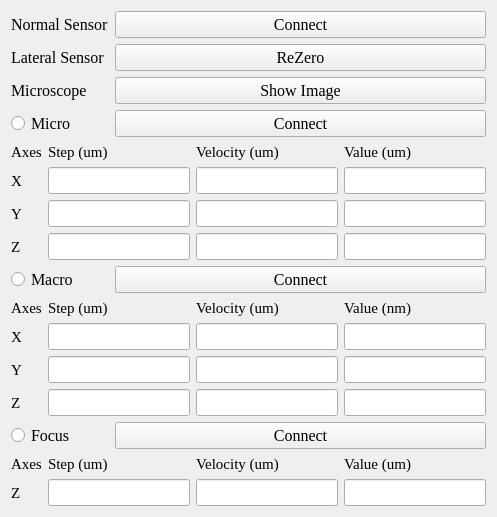
      <widget class="QWidget" name="Manual">
       <property name="font">
        <font>
         <family>Arial</family>
         <pointsize>12</pointsize>
        </font>
       </property>
       <attribute name="title">
        <string>Manual</string>
       </attribute>
       <layout class="QFormLayout" name="formLayout">
        <item row="0" column="0">
         <widget class="QLabel" name="label">
          <property name="sizePolicy">
           <sizepolicy hsizetype="Expanding" vsizetype="Expanding">
            <horstretch>0</horstretch>
            <verstretch>0</verstretch>
           </sizepolicy>
          </property>
          <property name="font">
           <font>
            <family>Times New Roman</family>
            <pointsize>12</pointsize>
           </font>
          </property>
          <property name="text">
           <string>Normal Sensor</string>
          </property>
         </widget>
        </item>
        <item row="0" column="1">
         <widget class="QPushButton" name="ConnectNorm">
          <property name="sizePolicy">
           <sizepolicy hsizetype="Expanding" vsizetype="Expanding">
            <horstretch>0</horstretch>
            <verstretch>0</verstretch>
           </sizepolicy>
          </property>
          <property name="font">
           <font>
            <family>Times New Roman</family>
            <pointsize>12</pointsize>
           </font>
          </property>
          <property name="text">
           <string>Connect</string>
          </property>
         </widget>
        </item>
        <item row="1" column="0">
         <widget class="QLabel" name="label_2">
          <property name="sizePolicy">
           <sizepolicy hsizetype="Expanding" vsizetype="Expanding">
            <horstretch>0</horstretch>
            <verstretch>0</verstretch>
           </sizepolicy>
          </property>
          <property name="font">
           <font>
            <family>Times New Roman</family>
            <pointsize>12</pointsize>
           </font>
          </property>
          <property name="text">
           <string>Lateral Sensor</string>
          </property>
         </widget>
        </item>
        <item row="1" column="1">
         <widget class="QPushButton" name="ConnectLater">
          <property name="sizePolicy">
           <sizepolicy hsizetype="Expanding" vsizetype="Expanding">
            <horstretch>0</horstretch>
            <verstretch>0</verstretch>
           </sizepolicy>
          </property>
          <property name="font">
           <font>
            <family>Times New Roman</family>
            <pointsize>12</pointsize>
           </font>
          </property>
          <property name="text">
           <string>ReZero</string>
          </property>
         </widget>
        </item>
        <item row="2" column="0">
         <widget class="QLabel" name="label_21">
          <property name="sizePolicy">
           <sizepolicy hsizetype="Expanding" vsizetype="Expanding">
            <horstretch>0</horstretch>
            <verstretch>0</verstretch>
           </sizepolicy>
          </property>
          <property name="font">
           <font>
            <family>Times New Roman</family>
            <pointsize>12</pointsize>
           </font>
          </property>
          <property name="text">
           <string>Microscope</string>
          </property>
         </widget>
        </item>
        <item row="2" column="1">
         <widget class="QPushButton" name="ShowImage">
          <property name="sizePolicy">
           <sizepolicy hsizetype="Expanding" vsizetype="Expanding">
            <horstretch>0</horstretch>
            <verstretch>0</verstretch>
           </sizepolicy>
          </property>
          <property name="font">
           <font>
            <family>Times New Roman</family>
            <pointsize>12</pointsize>
           </font>
          </property>
          <property name="text">
           <string>Show Image</string>
          </property>
         </widget>
        </item>
        <item row="3" column="0">
         <widget class="QRadioButton" name="SelectMicro">
          <property name="sizePolicy">
           <sizepolicy hsizetype="Expanding" vsizetype="Expanding">
            <horstretch>0</horstretch>
            <verstretch>0</verstretch>
           </sizepolicy>
          </property>
          <property name="font">
           <font>
            <family>Times New Roman</family>
            <pointsize>12</pointsize>
           </font>
          </property>
          <property name="text">
           <string>Micro</string>
          </property>
         </widget>
        </item>
        <item row="3" column="1">
         <widget class="QPushButton" name="ConnectMicro">
          <property name="sizePolicy">
           <sizepolicy hsizetype="Expanding" vsizetype="Expanding">
            <horstretch>0</horstretch>
            <verstretch>0</verstretch>
           </sizepolicy>
          </property>
          <property name="font">
           <font>
            <family>Times New Roman</family>
            <pointsize>12</pointsize>
           </font>
          </property>
          <property name="text">
           <string>Connect</string>
          </property>
         </widget>
        </item>
        <item row="4" column="0" colspan="2">
         <layout class="QGridLayout" name="gridLayout_2">
          <item row="0" column="2">
           <widget class="QLabel" name="label_4">
            <property name="sizePolicy">
             <sizepolicy hsizetype="Expanding" vsizetype="Expanding">
              <horstretch>0</horstretch>
              <verstretch>0</verstretch>
             </sizepolicy>
            </property>
            <property name="font">
             <font>
              <family>Times New Roman</family>
              <pointsize>11</pointsize>
             </font>
            </property>
            <property name="text">
             <string>Step (um)</string>
            </property>
           </widget>
          </item>
          <item row="1" column="0">
           <widget class="QLabel" name="label_7">
            <property name="sizePolicy">
             <sizepolicy hsizetype="Expanding" vsizetype="Expanding">
              <horstretch>0</horstretch>
              <verstretch>0</verstretch>
             </sizepolicy>
            </property>
            <property name="font">
             <font>
              <family>Times New Roman</family>
              <pointsize>11</pointsize>
             </font>
            </property>
            <property name="text">
             <string>X</string>
            </property>
           </widget>
          </item>
          <item row="2" column="4">
           <widget class="QLineEdit" name="ValueMicroY">
            <property name="sizePolicy">
             <sizepolicy hsizetype="Expanding" vsizetype="Expanding">
              <horstretch>0</horstretch>
              <verstretch>0</verstretch>
             </sizepolicy>
            </property>
           </widget>
          </item>
          <item row="0" column="0">
           <widget class="QLabel" name="label_3">
            <property name="sizePolicy">
             <sizepolicy hsizetype="Expanding" vsizetype="Expanding">
              <horstretch>0</horstretch>
              <verstretch>0</verstretch>
             </sizepolicy>
            </property>
            <property name="font">
             <font>
              <family>Times New Roman</family>
              <pointsize>11</pointsize>
             </font>
            </property>
            <property name="text">
             <string>Axes</string>
            </property>
           </widget>
          </item>
          <item row="2" column="0">
           <widget class="QLabel" name="label_8">
            <property name="sizePolicy">
             <sizepolicy hsizetype="Expanding" vsizetype="Expanding">
              <horstretch>0</horstretch>
              <verstretch>0</verstretch>
             </sizepolicy>
            </property>
            <property name="font">
             <font>
              <family>Times New Roman</family>
              <pointsize>11</pointsize>
             </font>
            </property>
            <property name="text">
             <string>Y</string>
            </property>
           </widget>
          </item>
          <item row="3" column="4">
           <widget class="QLineEdit" name="ValueMicroZ">
            <property name="sizePolicy">
             <sizepolicy hsizetype="Expanding" vsizetype="Expanding">
              <horstretch>0</horstretch>
              <verstretch>0</verstretch>
             </sizepolicy>
            </property>
           </widget>
          </item>
          <item row="1" column="2">
           <widget class="QLineEdit" name="StepMicroX">
            <property name="sizePolicy">
             <sizepolicy hsizetype="Expanding" vsizetype="Expanding">
              <horstretch>0</horstretch>
              <verstretch>0</verstretch>
             </sizepolicy>
            </property>
           </widget>
          </item>
          <item row="3" column="0">
           <widget class="QLabel" name="label_9">
            <property name="sizePolicy">
             <sizepolicy hsizetype="Expanding" vsizetype="Expanding">
              <horstretch>0</horstretch>
              <verstretch>0</verstretch>
             </sizepolicy>
            </property>
            <property name="font">
             <font>
              <family>Times New Roman</family>
              <pointsize>11</pointsize>
             </font>
            </property>
            <property name="text">
             <string>Z</string>
            </property>
           </widget>
          </item>
          <item row="0" column="4">
           <widget class="QLabel" name="label_6">
            <property name="sizePolicy">
             <sizepolicy hsizetype="Expanding" vsizetype="Expanding">
              <horstretch>0</horstretch>
              <verstretch>0</verstretch>
             </sizepolicy>
            </property>
            <property name="font">
             <font>
              <family>Times New Roman</family>
              <pointsize>11</pointsize>
             </font>
            </property>
            <property name="text">
             <string>Value (um)</string>
            </property>
           </widget>
          </item>
          <item row="1" column="3">
           <widget class="QLineEdit" name="VelMicroX">
            <property name="sizePolicy">
             <sizepolicy hsizetype="Expanding" vsizetype="Expanding">
              <horstretch>0</horstretch>
              <verstretch>0</verstretch>
             </sizepolicy>
            </property>
           </widget>
          </item>
          <item row="0" column="3">
           <widget class="QLabel" name="label_5">
            <property name="sizePolicy">
             <sizepolicy hsizetype="Expanding" vsizetype="Expanding">
              <horstretch>0</horstretch>
              <verstretch>0</verstretch>
             </sizepolicy>
            </property>
            <property name="font">
             <font>
              <family>Times New Roman</family>
              <pointsize>11</pointsize>
             </font>
            </property>
            <property name="text">
             <string>Velocity (um)</string>
            </property>
           </widget>
          </item>
          <item row="1" column="4">
           <widget class="QLineEdit" name="ValueMicroX">
            <property name="sizePolicy">
             <sizepolicy hsizetype="Expanding" vsizetype="Expanding">
              <horstretch>0</horstretch>
              <verstretch>0</verstretch>
             </sizepolicy>
            </property>
           </widget>
          </item>
          <item row="2" column="2">
           <widget class="QLineEdit" name="StepMicroY">
            <property name="sizePolicy">
             <sizepolicy hsizetype="Expanding" vsizetype="Expanding">
              <horstretch>0</horstretch>
              <verstretch>0</verstretch>
             </sizepolicy>
            </property>
           </widget>
          </item>
          <item row="2" column="3">
           <widget class="QLineEdit" name="VelMicroY">
            <property name="sizePolicy">
             <sizepolicy hsizetype="Expanding" vsizetype="Expanding">
              <horstretch>0</horstretch>
              <verstretch>0</verstretch>
             </sizepolicy>
            </property>
           </widget>
          </item>
          <item row="3" column="3">
           <widget class="QLineEdit" name="VelMicroZ">
            <property name="sizePolicy">
             <sizepolicy hsizetype="Expanding" vsizetype="Expanding">
              <horstretch>0</horstretch>
              <verstretch>0</verstretch>
             </sizepolicy>
            </property>
           </widget>
          </item>
          <item row="3" column="2">
           <widget class="QLineEdit" name="StepMicroZ">
            <property name="sizePolicy">
             <sizepolicy hsizetype="Expanding" vsizetype="Expanding">
              <horstretch>0</horstretch>
              <verstretch>0</verstretch>
             </sizepolicy>
            </property>
           </widget>
          </item>
         </layout>
        </item>
        <item row="5" column="0">
         <widget class="QRadioButton" name="SelectMacro">
          <property name="sizePolicy">
           <sizepolicy hsizetype="Expanding" vsizetype="Expanding">
            <horstretch>0</horstretch>
            <verstretch>0</verstretch>
           </sizepolicy>
          </property>
          <property name="font">
           <font>
            <family>Times New Roman</family>
            <pointsize>12</pointsize>
           </font>
          </property>
          <property name="text">
           <string>Macro</string>
          </property>
         </widget>
        </item>
        <item row="5" column="1">
         <widget class="QPushButton" name="ConnectMacro">
          <property name="sizePolicy">
           <sizepolicy hsizetype="Expanding" vsizetype="Expanding">
            <horstretch>0</horstretch>
            <verstretch>0</verstretch>
           </sizepolicy>
          </property>
          <property name="font">
           <font>
            <family>Times New Roman</family>
            <pointsize>12</pointsize>
           </font>
          </property>
          <property name="text">
           <string>Connect</string>
          </property>
         </widget>
        </item>
        <item row="6" column="0" colspan="2">
         <layout class="QGridLayout" name="gridLayout_3" columnstretch="1,0,0,0">
          <item row="1" column="2">
           <widget class="QLineEdit" name="VelMacroX">
            <property name="sizePolicy">
             <sizepolicy hsizetype="Expanding" vsizetype="Expanding">
              <horstretch>0</horstretch>
              <verstretch>0</verstretch>
             </sizepolicy>
            </property>
           </widget>
          </item>
          <item row="1" column="1">
           <widget class="QLineEdit" name="StepMacroX">
            <property name="sizePolicy">
             <sizepolicy hsizetype="Expanding" vsizetype="Expanding">
              <horstretch>0</horstretch>
              <verstretch>0</verstretch>
             </sizepolicy>
            </property>
           </widget>
          </item>
          <item row="0" column="0">
           <widget class="QLabel" name="label_11">
            <property name="sizePolicy">
             <sizepolicy hsizetype="Expanding" vsizetype="Expanding">
              <horstretch>0</horstretch>
              <verstretch>0</verstretch>
             </sizepolicy>
            </property>
            <property name="font">
             <font>
              <family>Times New Roman</family>
              <pointsize>11</pointsize>
             </font>
            </property>
            <property name="text">
             <string>Axes</string>
            </property>
           </widget>
          </item>
          <item row="2" column="0">
           <widget class="QLabel" name="label_14">
            <property name="sizePolicy">
             <sizepolicy hsizetype="Expanding" vsizetype="Expanding">
              <horstretch>0</horstretch>
              <verstretch>0</verstretch>
             </sizepolicy>
            </property>
            <property name="font">
             <font>
              <family>Times New Roman</family>
              <pointsize>11</pointsize>
             </font>
            </property>
            <property name="text">
             <string>Y</string>
            </property>
           </widget>
          </item>
          <item row="0" column="2">
           <widget class="QLabel" name="label_10">
            <property name="sizePolicy">
             <sizepolicy hsizetype="Expanding" vsizetype="Expanding">
              <horstretch>0</horstretch>
              <verstretch>0</verstretch>
             </sizepolicy>
            </property>
            <property name="font">
             <font>
              <family>Times New Roman</family>
              <pointsize>11</pointsize>
             </font>
            </property>
            <property name="text">
             <string>Velocity (um)</string>
            </property>
           </widget>
          </item>
          <item row="0" column="3">
           <widget class="QLabel" name="label_13">
            <property name="sizePolicy">
             <sizepolicy hsizetype="Expanding" vsizetype="Expanding">
              <horstretch>0</horstretch>
              <verstretch>0</verstretch>
             </sizepolicy>
            </property>
            <property name="font">
             <font>
              <family>Times New Roman</family>
              <pointsize>11</pointsize>
             </font>
            </property>
            <property name="text">
             <string>Value (nm)</string>
            </property>
           </widget>
          </item>
          <item row="3" column="0">
           <widget class="QLabel" name="label_16">
            <property name="sizePolicy">
             <sizepolicy hsizetype="Expanding" vsizetype="Expanding">
              <horstretch>0</horstretch>
              <verstretch>0</verstretch>
             </sizepolicy>
            </property>
            <property name="font">
             <font>
              <family>Times New Roman</family>
              <pointsize>11</pointsize>
             </font>
            </property>
            <property name="text">
             <string>Z</string>
            </property>
           </widget>
          </item>
          <item row="1" column="0">
           <widget class="QLabel" name="label_12">
            <property name="sizePolicy">
             <sizepolicy hsizetype="Expanding" vsizetype="Expanding">
              <horstretch>0</horstretch>
              <verstretch>0</verstretch>
             </sizepolicy>
            </property>
            <property name="font">
             <font>
              <family>Times New Roman</family>
              <pointsize>11</pointsize>
             </font>
            </property>
            <property name="text">
             <string>X</string>
            </property>
           </widget>
          </item>
          <item row="0" column="1">
           <widget class="QLabel" name="label_15">
            <property name="sizePolicy">
             <sizepolicy hsizetype="Expanding" vsizetype="Expanding">
              <horstretch>0</horstretch>
              <verstretch>0</verstretch>
             </sizepolicy>
            </property>
            <property name="font">
             <font>
              <family>Times New Roman</family>
              <pointsize>11</pointsize>
             </font>
            </property>
            <property name="text">
             <string>Step (um)</string>
            </property>
           </widget>
          </item>
          <item row="1" column="3">
           <widget class="QLineEdit" name="ValueMacroX">
            <property name="sizePolicy">
             <sizepolicy hsizetype="Expanding" vsizetype="Expanding">
              <horstretch>0</horstretch>
              <verstretch>0</verstretch>
             </sizepolicy>
            </property>
           </widget>
          </item>
          <item row="2" column="1">
           <widget class="QLineEdit" name="StepMacroY">
            <property name="sizePolicy">
             <sizepolicy hsizetype="Expanding" vsizetype="Expanding">
              <horstretch>0</horstretch>
              <verstretch>0</verstretch>
             </sizepolicy>
            </property>
           </widget>
          </item>
          <item row="2" column="2">
           <widget class="QLineEdit" name="VelMacroY">
            <property name="sizePolicy">
             <sizepolicy hsizetype="Expanding" vsizetype="Expanding">
              <horstretch>0</horstretch>
              <verstretch>0</verstretch>
             </sizepolicy>
            </property>
           </widget>
          </item>
          <item row="2" column="3">
           <widget class="QLineEdit" name="ValueMacroY">
            <property name="sizePolicy">
             <sizepolicy hsizetype="Expanding" vsizetype="Expanding">
              <horstretch>0</horstretch>
              <verstretch>0</verstretch>
             </sizepolicy>
            </property>
           </widget>
          </item>
          <item row="3" column="1">
           <widget class="QLineEdit" name="StepMacroZ">
            <property name="sizePolicy">
             <sizepolicy hsizetype="Expanding" vsizetype="Expanding">
              <horstretch>0</horstretch>
              <verstretch>0</verstretch>
             </sizepolicy>
            </property>
           </widget>
          </item>
          <item row="3" column="2">
           <widget class="QLineEdit" name="VelMacroZ">
            <property name="sizePolicy">
             <sizepolicy hsizetype="Expanding" vsizetype="Expanding">
              <horstretch>0</horstretch>
              <verstretch>0</verstretch>
             </sizepolicy>
            </property>
           </widget>
          </item>
          <item row="3" column="3">
           <widget class="QLineEdit" name="ValueMacroZ">
            <property name="sizePolicy">
             <sizepolicy hsizetype="Expanding" vsizetype="Expanding">
              <horstretch>0</horstretch>
              <verstretch>0</verstretch>
             </sizepolicy>
            </property>
           </widget>
          </item>
         </layout>
        </item>
        <item row="7" column="0">
         <widget class="QRadioButton" name="SelectFocus">
          <property name="sizePolicy">
           <sizepolicy hsizetype="Expanding" vsizetype="Expanding">
            <horstretch>0</horstretch>
            <verstretch>0</verstretch>
           </sizepolicy>
          </property>
          <property name="font">
           <font>
            <family>Times New Roman</family>
            <pointsize>12</pointsize>
           </font>
          </property>
          <property name="text">
           <string>Focus</string>
          </property>
         </widget>
        </item>
        <item row="7" column="1">
         <widget class="QPushButton" name="ConnectFocus">
          <property name="sizePolicy">
           <sizepolicy hsizetype="Ignored" vsizetype="Expanding">
            <horstretch>0</horstretch>
            <verstretch>0</verstretch>
           </sizepolicy>
          </property>
          <property name="font">
           <font>
            <family>Times New Roman</family>
            <pointsize>12</pointsize>
           </font>
          </property>
          <property name="text">
           <string>Connect</string>
          </property>
         </widget>
        </item>
        <item row="8" column="0" colspan="2">
         <layout class="QGridLayout" name="gridLayout_4" columnstretch="1,0,0,0">
          <item row="0" column="1">
           <widget class="QLabel" name="label_22">
            <property name="sizePolicy">
             <sizepolicy hsizetype="Expanding" vsizetype="Expanding">
              <horstretch>0</horstretch>
              <verstretch>0</verstretch>
             </sizepolicy>
            </property>
            <property name="font">
             <font>
              <family>Times New Roman</family>
              <pointsize>11</pointsize>
             </font>
            </property>
            <property name="text">
             <string>Step (um)</string>
            </property>
           </widget>
          </item>
          <item row="0" column="2">
           <widget class="QLabel" name="label_17">
            <property name="sizePolicy">
             <sizepolicy hsizetype="Expanding" vsizetype="Expanding">
              <horstretch>0</horstretch>
              <verstretch>0</verstretch>
             </sizepolicy>
            </property>
            <property name="font">
             <font>
              <family>Times New Roman</family>
              <pointsize>11</pointsize>
             </font>
            </property>
            <property name="text">
             <string>Velocity (um)</string>
            </property>
           </widget>
          </item>
          <item row="1" column="0">
           <widget class="QLabel" name="label_19">
            <property name="sizePolicy">
             <sizepolicy hsizetype="Expanding" vsizetype="Expanding">
              <horstretch>0</horstretch>
              <verstretch>0</verstretch>
             </sizepolicy>
            </property>
            <property name="font">
             <font>
              <family>Times New Roman</family>
              <pointsize>11</pointsize>
             </font>
            </property>
            <property name="text">
             <string>Z</string>
            </property>
           </widget>
          </item>
          <item row="0" column="3">
           <widget class="QLabel" name="label_20">
            <property name="sizePolicy">
             <sizepolicy hsizetype="Expanding" vsizetype="Expanding">
              <horstretch>0</horstretch>
              <verstretch>0</verstretch>
             </sizepolicy>
            </property>
            <property name="font">
             <font>
              <family>Times New Roman</family>
              <pointsize>11</pointsize>
             </font>
            </property>
            <property name="text">
             <string>Value (um)</string>
            </property>
           </widget>
          </item>
          <item row="0" column="0">
           <widget class="QLabel" name="label_18">
            <property name="sizePolicy">
             <sizepolicy hsizetype="Expanding" vsizetype="Expanding">
              <horstretch>0</horstretch>
              <verstretch>0</verstretch>
             </sizepolicy>
            </property>
            <property name="font">
             <font>
              <family>Times New Roman</family>
              <pointsize>11</pointsize>
             </font>
            </property>
            <property name="text">
             <string>Axes</string>
            </property>
           </widget>
          </item>
          <item row="1" column="1">
           <widget class="QLineEdit" name="StepFocusZ">
            <property name="sizePolicy">
             <sizepolicy hsizetype="Expanding" vsizetype="Expanding">
              <horstretch>0</horstretch>
              <verstretch>0</verstretch>
             </sizepolicy>
            </property>
           </widget>
          </item>
          <item row="1" column="2">
           <widget class="QLineEdit" name="VelFocusZ">
            <property name="sizePolicy">
             <sizepolicy hsizetype="Expanding" vsizetype="Expanding">
              <horstretch>0</horstretch>
              <verstretch>0</verstretch>
             </sizepolicy>
            </property>
           </widget>
          </item>
          <item row="1" column="3">
           <widget class="QLineEdit" name="ValueFocusZ">
            <property name="sizePolicy">
             <sizepolicy hsizetype="Expanding" vsizetype="Expanding">
              <horstretch>0</horstretch>
              <verstretch>0</verstretch>
             </sizepolicy>
            </property>
           </widget>
          </item>
         </layout>
        </item>
       </layout>
      </widget>
